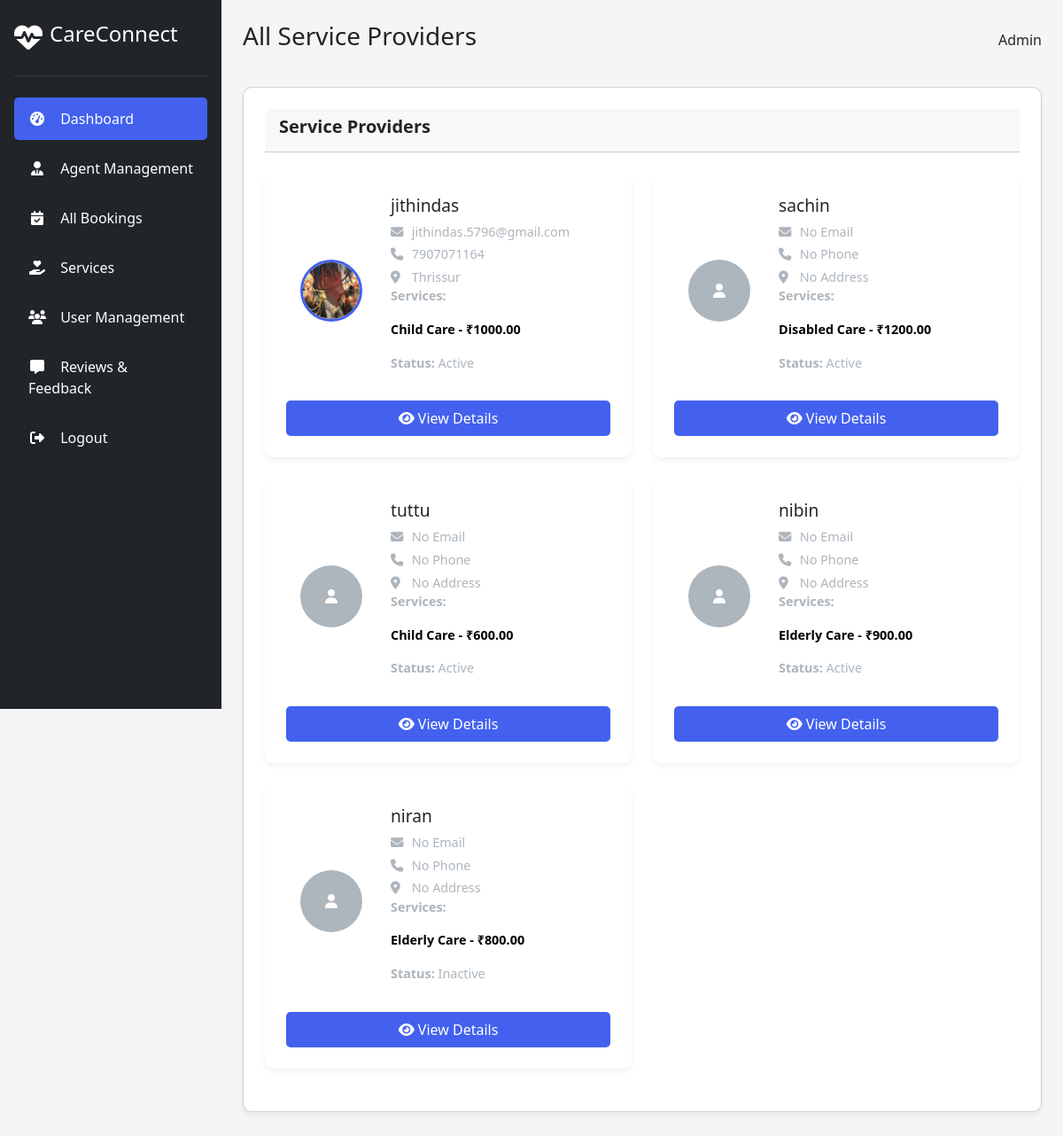
Page /admins/all_providers/ on the earlier database version.
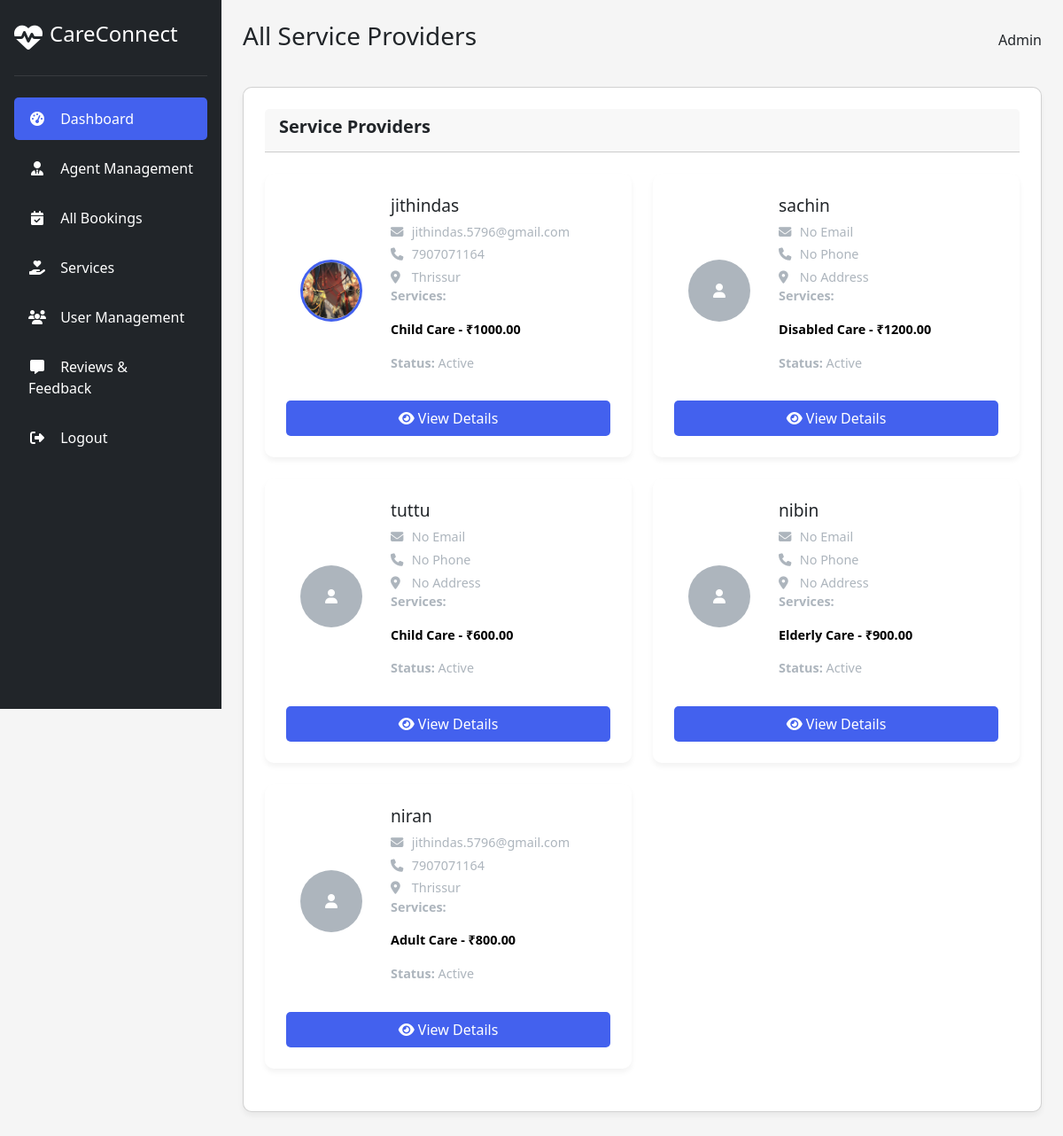
Same page on the later database version.
### admins/models.py (models this page shows, shortened)
class User(AbstractUser):
    user_type = models.CharField(max_length=20, choices=[
        ('customer', 'Customer'),
        ('service_provider', 'Service Provider')
    ])

class UserProfile_Model(models.Model):
    name=models.CharField(max_length=100,null=True)
    address=models.TextField(null=True)
    place = models.CharField(max_length=100)
    age=models.PositiveIntegerField(null=True)
    email=models.EmailField(null=True)
    profile_picture = models.ImageField(upload_to='images', blank=True, null=True)
    phone_number=models.CharField(max_length=10, null=True)
    user=models.OneToOneField(User,on_delete=models.CASCADE)
    bio = models.TextField(blank=True)
    created_date=models.DateField(auto_now_add=True)
    updated_date=models.DateField(auto_now=True)
    is_active=models.BooleanField(default=False)

class Provider_Services_Model(models.Model):
    provider=models.ForeignKey(User,on_delete=models.CASCADE)
    service=models.ForeignKey(Services_Model,on_delete=models.CASCADE,null=True)
    description=models.TextField()
    amount = models.DecimalField(max_digits=10, decimal_places=2, default=0.00)
    created_date=models.DateField(auto_now_add=True)
    updated_date=models.DateField(auto_now=True)
    is_active=models.BooleanField(default=False)

class Services_Model(models.Model):
    name=models.CharField(max_length=250)

### admins/views.py (the view)
# urls.py: path('all_providers/', All_Provider_View.as_view(), name='all_providers'),
class All_Provider_View(View):
    def get(self, request):
        providers = User.objects.filter(
            user_type='service_provider',
        ).prefetch_related('provider_services_model_set')
        return render(request, 'all_provider.html', {'providers': providers})

### admins/templates/all_provider.html (shortened to what the changed rows need)
{% extends 'admin.html' %}
{% block content %}
<div class="header">
    <h1>All Service Providers</h1>
</div>
<div class="card">
    <div class="card-header">
        <h2 class="card-title">Service Providers</h2>
    </div>
    {% if providers %}
    <div
        style="display: grid; grid-template-columns: repeat(auto-fill, minmax(300px, 1fr)); gap: 1.5rem; margin-bottom: 1.5rem;">
        {% for provider in providers %}
        <div class="stat-card" style="display: flex; flex-direction: column;">
            <div class="gap-3" style="display: flex; align-items: center; margin-bottom: 1rem;">
                {% if provider.userprofile_model.profile_picture %}
                <img class="ms-3" src="{{ provider.userprofile_model.profile_picture.url }}" alt="Profile Picture"
                    style="width: 70px; height: 70px; border-radius: 50%; margin-right: 1rem; object-fit: cover; border: 3px solid var(--primary);">
                {% else %}
                <div class="ms-3"
                    style="width: 70px; height: 70px; border-radius: 50%; margin-right: 1rem; background-color: var(--gray); display: flex; align-items: center; justify-content: center; color: white;">
                    <i class="fas fa-user"></i>
                </div>
                {% endif %}
                <div>
                    <h3 style="font-size: 1.2rem; margin-bottom: 0.5rem;">{{ provider.username }}</h3>
                    <p style="color: var(--gray); font-size: 0.9rem; margin-bottom: 0.25rem;">
                        <i class="fas fa-envelope" style="width: 20px;"></i> {{ provider.userprofile_model.email|default:"No Email" }}
                    </p>
                    <p style="color: var(--gray); font-size: 0.9rem; margin-bottom: 0.25rem;">
                        <i class="fas fa-phone" style="width: 20px;"></i> {{ provider.userprofile_model.phone_number|default:"No Phone" }}
                    </p>
                    <p style="color: var(--gray); font-size: 0.9rem; margin-bottom: 0;">
                        <i class="fas fa-map-marker-alt" style="width: 20px;"></i> {{ provider.userprofile_model.address|default:"No Address" }}
                    </p>
                    <p><strong>Services:</strong>
                        {% with provider.provider_services_model_set.all as services %}
                            {% if services %}
                                    {% for service in services %}
                                    <p style="color: black; font-size: 0.9rem; margin-bottom: 0;"><b>{{ service.service.name }} - ₹{{ service.amount }}</b></p>
                                    {% endfor %}
                            {% else %}
                                No services available.
                            {% endif %}
                        {% endwith %}
                    </p>
                    {% if request.user.is_superuser %}
                    <form method="POST" action="{% url 'toggle_status' provider.id %}">
                        {% csrf_token %}
                        <div class="form-check form-switch d-flex justify-content-center align-items-center gap-2">
                            <input class="form-check-input" type="checkbox" name="is_active"
                                onchange="this.form.submit()" {% if provider.userprofile_model.is_active %}checked{% endif %}>
                            <label class="form-check-label">
                                {% if provider.userprofile_model.is_active %} Active {% else %} Inactive {% endif %}
                            </label>
                        </div>
                    </form>
                    {% else %}
                    <p><strong>Status:</strong> {% if provider.userprofile_model.is_active %} Active {% else %} Inactive {% endif %}</p>
                    {% endif %}
                </div>
            </div>
            <a href="{% url 'profile' provider.id %}" class="button d-flex justify-content-center"
                style="margin-top: auto; text-decoration: none;">
                <div>
                    <i class="fas fa-eye"></i>
                    <span class="">View Details</span>
                </div>
            </a>
        </div>
        {% endfor %}
    </div>
    {% else %}
    <div style="padding: 2rem; text-align: center; background-color: rgba(72, 149, 239, 0.1); border-radius: 10px; color: var(--info);">
        <i class="fas fa-info-circle fa-2x" style="margin-bottom: 1rem;"></i>
        <p>No service providers found.</p>
    </div>
    {% endif %}
</div>
{% endblock %}

Differences in the rows shown:
changed User "niran": userprofile_model.email "No Email" → "jithindas.5796@gmail.com"; userprofile_model.phone_number "No Phone" → "7907071164"; userprofile_model.address "No Address" → "Thrissur"; text "Inactive" → "Active"
changed Provider_Services_Model: service.name "Elderly Care" → "Adult Care"
